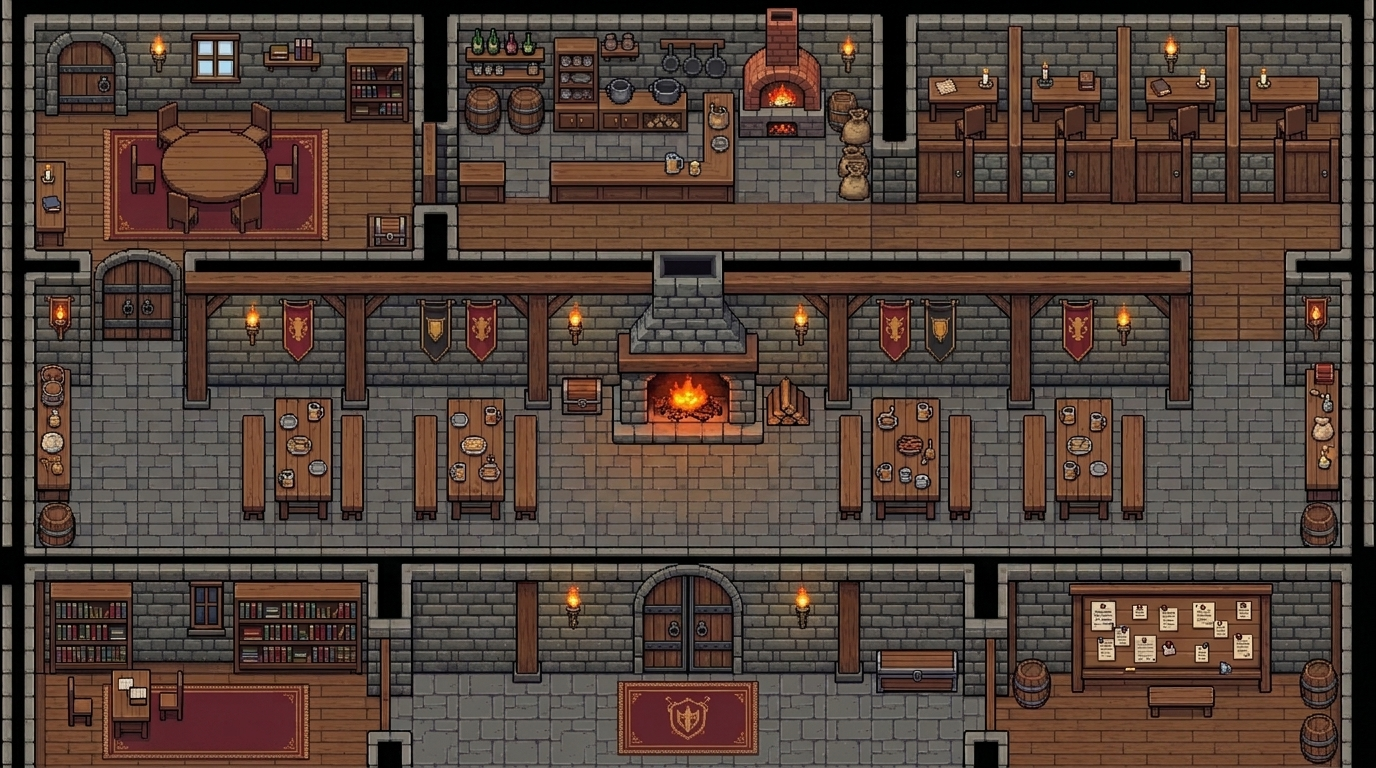

A 2D game scene composited from a Tiled map and its tileset images. What follows is a short description and the map's XML, with each tile layer's data collapsed to a summary:
An orthogonal 43x24 tile map with 32x32 px tiles, 2 tile layers (Chao, Superior), 2 tilesets.

<map version="1.10" tiledversion="1.12.2" orientation="orthogonal" renderorder="right-down" width="43" height="24" tilewidth="32" tileheight="32" infinite="0" nextlayerid="8" nextobjectid="1">
 <tileset firstgid="1" source="img.tsx" />
 <tileset firstgid="1033" source="2.tsx" />
 <layer id="1" name="Chao" width="43" height="24">
  <data>[1032 cells, 1032 non-empty, 1032 distinct tile ids]</data>
 </layer>
 <layer id="3" name="Superior" width="43" height="24">
  <data>[1032 cells, 903 non-empty, 903 distinct tile ids]</data>
 </layer>
</map>
